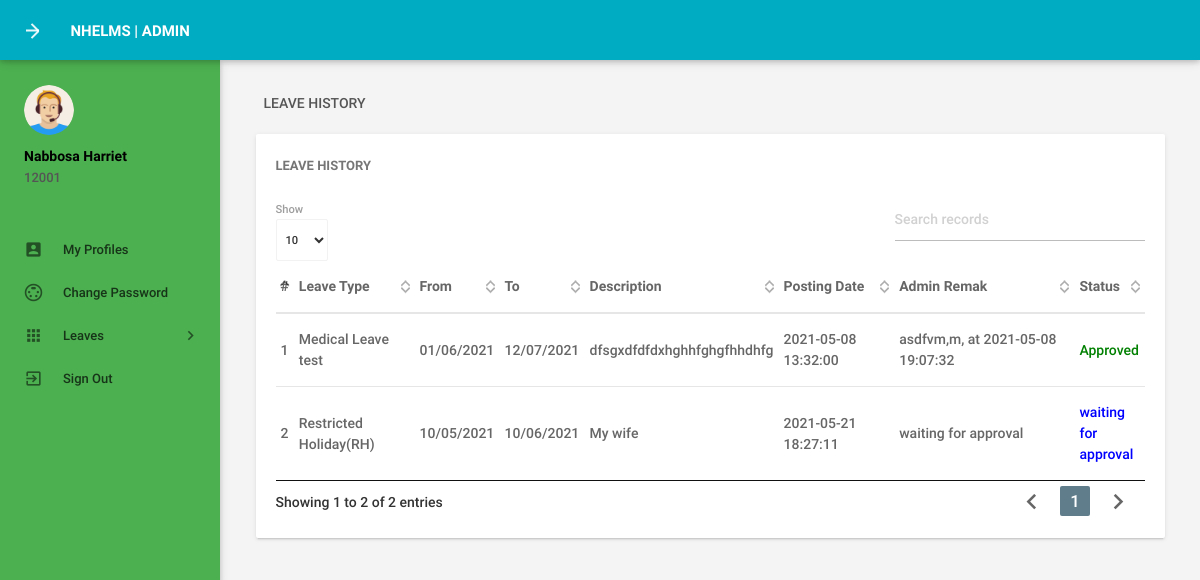
The app's page /leavehistory.php (signed in) with its own data.
### tables this page shows
CREATE TABLE `tblemployees` (
  `id` int(11) NOT NULL,
  `EmpId` varchar(100) NOT NULL,
  `FirstName` varchar(150) NOT NULL,
  `LastName` varchar(150) NOT NULL,
  `EmailId` varchar(200) NOT NULL,
  `Password` varchar(180) NOT NULL,
  `Gender` varchar(100) NOT NULL,
  `Dob` varchar(100) NOT NULL,
  `Department` varchar(255) NOT NULL,
  `Address` varchar(255) NOT NULL,
  `City` varchar(200) NOT NULL,
  `Country` varchar(150) NOT NULL,
  `Phonenumber` char(11) NOT NULL,
  `Status` int(1) NOT NULL,
  `RegDate` timestamp NOT NULL DEFAULT current_timestamp()
);

CREATE TABLE `tblleaves` (
  `id` int(11) NOT NULL,
  `LeaveType` varchar(110) NOT NULL,
  `ToDate` varchar(120) NOT NULL,
  `FromDate` varchar(120) NOT NULL,
  `Description` mediumtext NOT NULL,
  `PostingDate` timestamp NOT NULL DEFAULT current_timestamp(),
  `AdminRemark` mediumtext DEFAULT NULL,
  `AdminRemarkDate` varchar(120) DEFAULT NULL,
  `Status` int(1) NOT NULL,
  `IsRead` int(1) NOT NULL,
  `empid` int(11) DEFAULT NULL
);

### leavehistory.php (the view, shortened to what this page needs)
<?php
include('includes/config.php');
if(strlen($_SESSION['emplogin'])==0)
    {
header('location:index.php');
}
else{
 ?>
<!DOCTYPE html>
<html lang="en">
    <head>
        <link type="text/css" rel="stylesheet" href="assets/plugins/materialize/css/materialize.min.css"/>
        <link href="assets/plugins/material-preloader/css/materialPreloader.min.css" rel="stylesheet">
        <link href="assets/plugins/datatables/css/jquery.dataTables.min.css" rel="stylesheet">
        <link href="assets/css/alpha.min.css" rel="stylesheet" type="text/css"/>
        <link href="assets/css/custom.css" rel="stylesheet" type="text/css"/>
    </head>
    <body>
       <?php include('includes/header.php');?>
       <?php include('includes/sidebar.php');?>
            <main class="mn-inner">
                <div class="row">
                    <div class="col s12">
                        <div class="page-title">Leave History</div>
                    </div>
                    <div class="col s12 m12 l12">
                        <div class="card">
                            <div class="card-content">
                                <span class="card-title">Leave History</span>
                                <table id="example" class="display responsive-table ">
                                    <thead>
                                        <tr>
                                            <th>#</th>
                                            <th width="120">Leave Type</th>
                                            <th>From</th>
                                            <th>To</th>
                                             <th>Description</th>
                                             <th width="120">Posting Date</th>
                                            <th width="200">Admin Remak</th>
                                            <th>Status</th>
                                        </tr>
                                    </thead>
                                    <tbody>
<?php
$eid=$_SESSION['eid'];
$sql = "SELECT LeaveType,ToDate,FromDate,Description,PostingDate,AdminRemarkDate,AdminRemark,Status from tblleaves where empid=:eid";
$query = $dbh -> prepare($sql);
$query->bindParam(':eid',$eid,PDO::PARAM_STR);
$query->execute();
$results=$query->fetchAll(PDO::FETCH_OBJ);
$cnt=1;
if($query->rowCount() > 0)
{
foreach($results as $result)
{               ?>
                                        <tr>
                                            <td> <?php echo htmlentities($cnt);?></td>
                                            <td><?php echo htmlentities($result->LeaveType);?></td>
                                            <td><?php echo htmlentities($result->ToDate);?></td>
                                            <td><?php echo htmlentities($result->FromDate);?></td>
                                           <td><?php echo htmlentities($result->Description);?></td>
                                            <td><?php echo htmlentities($result->PostingDate);?></td>
                                            <td><?php if($result->AdminRemark=="")
                                            {
echo htmlentities('waiting for approval');
                                            } else
{
 echo htmlentities(($result->AdminRemark)." "."at"." ".$result->AdminRemarkDate);
}
                                            ?></td>
                                                                                 <td><?php $stats=$result->Status;
if($stats==1){
                                             ?>
                                                 <span style="color: green">Approved</span>
                                                 <?php } if($stats==2)  { ?>
                                                 <?php } if($stats==0)  { ?>
 <span style="color: blue">waiting for approval</span>
 <?php } ?>
                                             </td>
                                        </tr>
                                         <?php $cnt++;} }?>
                                    </tbody>
                                </table>
                            </div>
                        </div>
                    </div>
                </div>
            </main>
        </div>
        <div class="left-sidebar-hover"></div>
    </body>
</html>
<?php } ?>

### includes/sidebar.php (shortened to what this page needs)
     <aside id="slide-out" class="side-nav green fixed">
                <div class="side-nav-wrapper">
                    <div class="sidebar-profile">
                        <div class="sidebar-profile-image">
                            <img src="assets/images/profile-image.png" class="circle" alt="">
                        </div>
                        <div class="sidebar-profile-info">
                    <?php
$eid=$_SESSION['eid'];
$sql = "SELECT FirstName,LastName,EmpId from  tblemployees where id=:eid";
$query = $dbh -> prepare($sql);
$query->bindParam(':eid',$eid,PDO::PARAM_STR);
$query->execute();
$results=$query->fetchAll(PDO::FETCH_OBJ);
if($query->rowCount() > 0)
{
foreach($results as $result)
{               ?>
                                <p><?php echo htmlentities($result->FirstName." ".$result->LastName);?></p>
                                <span><?php echo htmlentities($result->EmpId)?></span>
                         <?php }} ?>
                        </div>
                    </div>
                <ul class="sidebar-menu collapsible collapsible-accordion" data-collapsible="accordion">
  <li class="no-padding"><a class="waves-effect waves-grey" href="myprofile.php"><i class="material-icons">account_box</i>My Profiles</a></li>
  <li class="no-padding"><a class="waves-effect waves-grey" href="emp-changepassword.php"><i class="material-icons">settings_input_svideo</i>Change Password</a></li>
                    <li class="no-padding">
                        <a class="collapsible-header waves-effect waves-grey"><i class="material-icons">apps</i>Leaves<i class="nav-drop-icon material-icons">keyboard_arrow_right</i></a>
                    </li>
                  <li class="no-padding">
                                <a class="waves-effect waves-grey" href="logout.php"><i class="material-icons">exit_to_app</i>Sign Out</a>
                            </li>
                </ul>
                </div>
            </aside>

### records on screen
tblemployees: FirstName+LastName "Nabbosa Harriet", EmpId "12001"
tblleaves: LeaveType "Medical Leave test", ToDate "01/06/2021", FromDate "12/07/2021", Description "dfsgxdfdfdxhghhfghgfhhdhfg", PostingDate "2021-05-08 13:32:00", AdminRemark+AdminRemarkDate "asdfvm,m, at 2021-05-08 19:07:32", Status "Approved"
tblleaves: LeaveType "Restricted Holiday(RH)", ToDate "10/05/2021", FromDate "10/06/2021", Description "My wife", PostingDate "2021-05-21 18:27:11", Status "waiting for approval"
